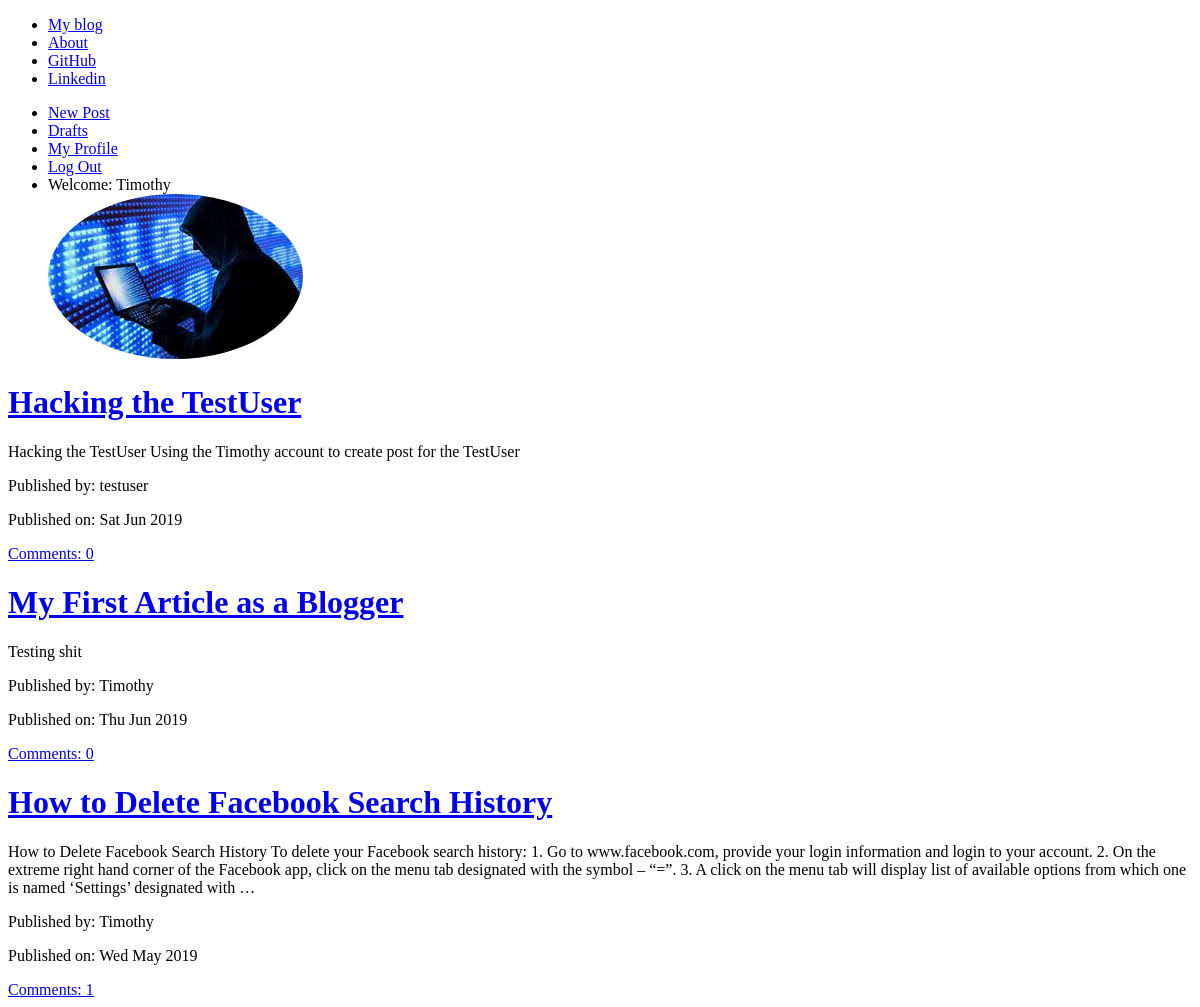
The page / (signed in) on the database its author committed.
### User_Registration_App/models.py (models this page shows, shortened)
class UserProfile(models.Model):
    user = models.OneToOneField(User, on_delete = models.CASCADE)
    picture = models.ImageField(default = "profile_pics/cehhhh.jpg", upload_to = "profile_pics")

### Blog_App/models.py (models this page shows, shortened)
class Post(models.Model):
    author = models.ForeignKey('auth.User', on_delete=models.CASCADE)
    title = models.CharField(max_length=200)
    text = models.TextField()
    create_date = models.DateTimeField(default=timezone.now)
    published_date = models.DateTimeField(blank=True, null=True)
    def approve_comments(self):
        return self.comments.filter(approved_comment=True)

### Blog_App/views.py (the view)
# urls.py: path('', views.PostListView.as_view(), name='post_list'),
class PostListView(ListView):
    model = Post
    context_object_name = 'post_list'
    def get_queryset(self):
        return Post.objects.filter(published_date__lte=timezone.now()).order_by('-published_date')
    paginate_by = 3

### Blog_App/templates/Blog_App/post_list.html (shortened to what this page needs)
{% extends "Blog_App/base.html" %}
{% block content %}
<div class="centerstage">
  {% for post in post_list %}
    <div class="post">
      <h1> <a href="{% url 'Blog_App:post_detail' pk=post.pk %}">{{post.title}}</a> </h1>
      <p>{{post.text|truncatechars:400}}</p>
      <div class="date">
        <p>Published by: {{post.author}}</p>
        <p>Published on: {{post.published_date|date:"D M Y"}}</p>
      </div>
      <a href="{% url 'Blog_App:post_detail' pk=post.pk %}">Comments: {{post.approve_comments.count}}</a>
    </div>
  {% endfor %}
</div>
{% endblock %}

### Blog_App/templates/Blog_App/base.html (shortened to what this page needs)
<!DOCTYPE html>
{% load staticfiles %}
<html lang="en" dir="ltr">
  <head>
      <link rel="stylesheet" href="{% static 'css/Blog_App.css' %}">
  </head>
  <body class="loader">
    <div class="jumbotron">
      <ul class="nav navbar-nav">
        <li><a href="{% url 'Blog_App:post_list' %}">My blog</a></li>
        <li><a href="{% url 'Blog_App:about' %}">About</a></li>
        <li><a target="_blank" href="https://github.com/Timothy-py/Blog_Project.git">GitHub</a></li>
        <li><a target="_blank" href="https://www.linkedin.com">Linkedin</a></li>
      </ul>
      {% if user.is_authenticated %}
      <ul class="nav navbar-nav navbar-right">
        <li>
          <a href="{% url 'Blog_App:post_new' %}">New Post</a>
        </li>
        <li>
          <a href="{% url 'Blog_App:post_draft_list' %}">Drafts</a>
        </li>
        <li>
          <a href="{% url 'Blog_App:profile' pk=user.pk %}">My Profile</a>
        </li>
        <li><a href="{% url 'logout' %}">Log Out</a></li>
        <li>
          <a>Welcome: {{user.username}}</a>
        </li>
          <div class="profile_pics">
            <img style="border-radius:50%" src="{{user.userprofile.picture.url}}" alt="profile picture">
          </div>
          {% else %}
            <li> <a class="nav navbar-right"  href="{% url 'login' %}"> <span class="glyphicon glyphicon-user">Login</span> </a> </li>
            <li> <a href="{% url 'register' %}">Sign Up</a> </li>
      </ul>
      {% endif %}
    </div>
    <div class="content container">
      <div class="row">
        <div class="col-md-8">
          <div class="blog_posts">
            {% block content %}
            {% endblock %}
          </div>
        </div>
      </div>
    </div>
  </body>
</html>

### Blog_App/static/css/Blog_App.css (style rules this page uses)
.centerstage { margin-left: auto; margin-right: auto; }
.loader { filter: hue-rotate(0deg); color: linear-gradient(45deg,#0f8,#08f); animation: hue 10000ms infinite linear; }

### rows shown on the page
Post: title "Hacking the TestUser", text "Hacking the TestUser Using the Timothy account to create post for the TestUser", author "testuser", published_date "Sat Jun 2019", approve_comments.count "0"
Post: title "My First Article as a Blogger", text "Testing shit", author "Timothy", published_date "Thu Jun 2019", approve_comments.count "0"
Post: title "How to Delete Facebook Search History", text "How to Delete Facebook Search History To delete your Facebook search history: 1. Go to www.facebook.com, provide your login information and login to your account. 2. On the extreme right hand corner of the Facebook app, click on the menu tab designated with the symbol – “=”. 3. A click on the menu tab will display list of available options from which one is named ‘Settings’ designated with …", author "Timothy", published_date "Wed May 2019", approve_comments.count "1"

### other values the page prints
{{ user.username }} "Timothy"
